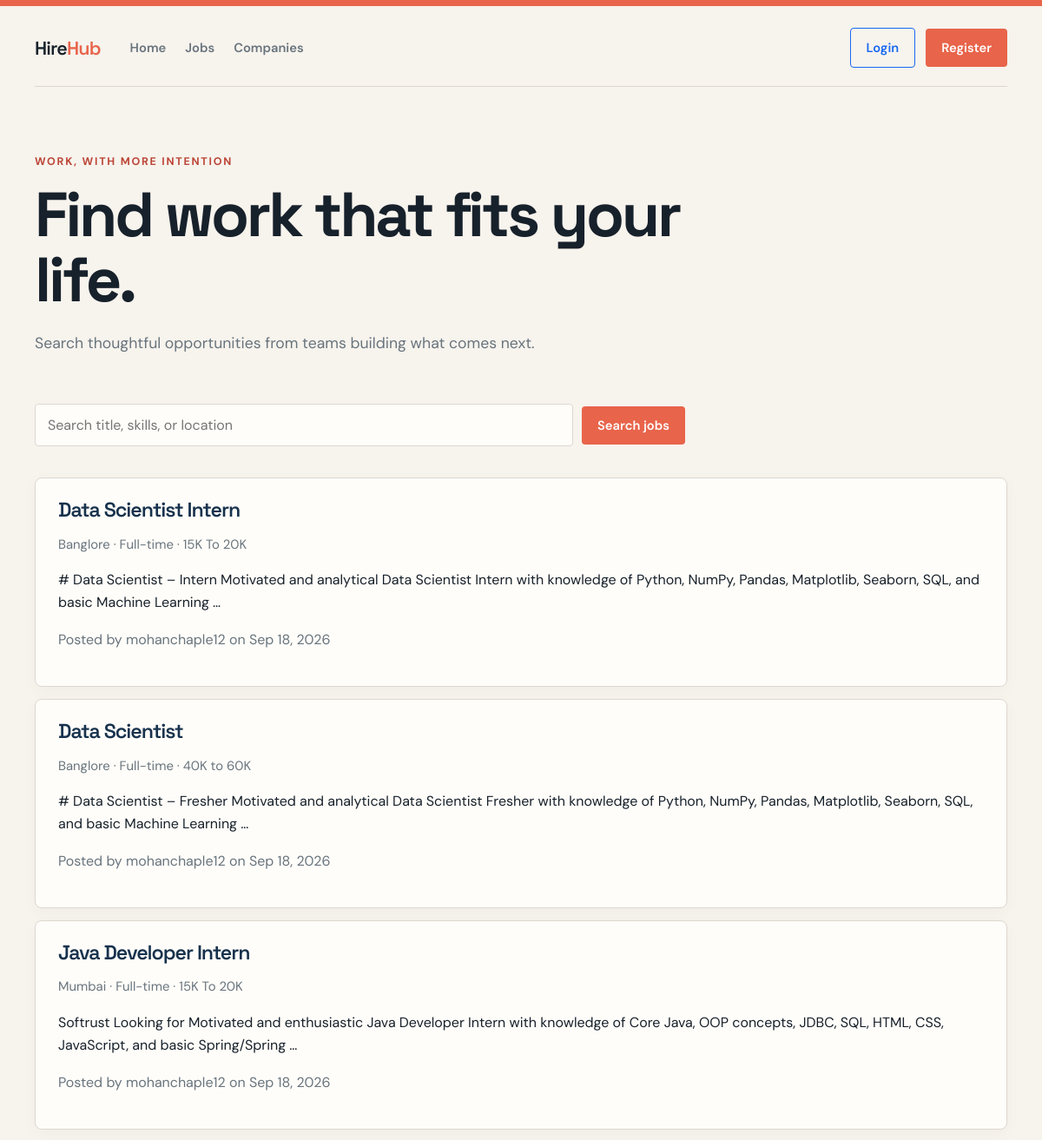
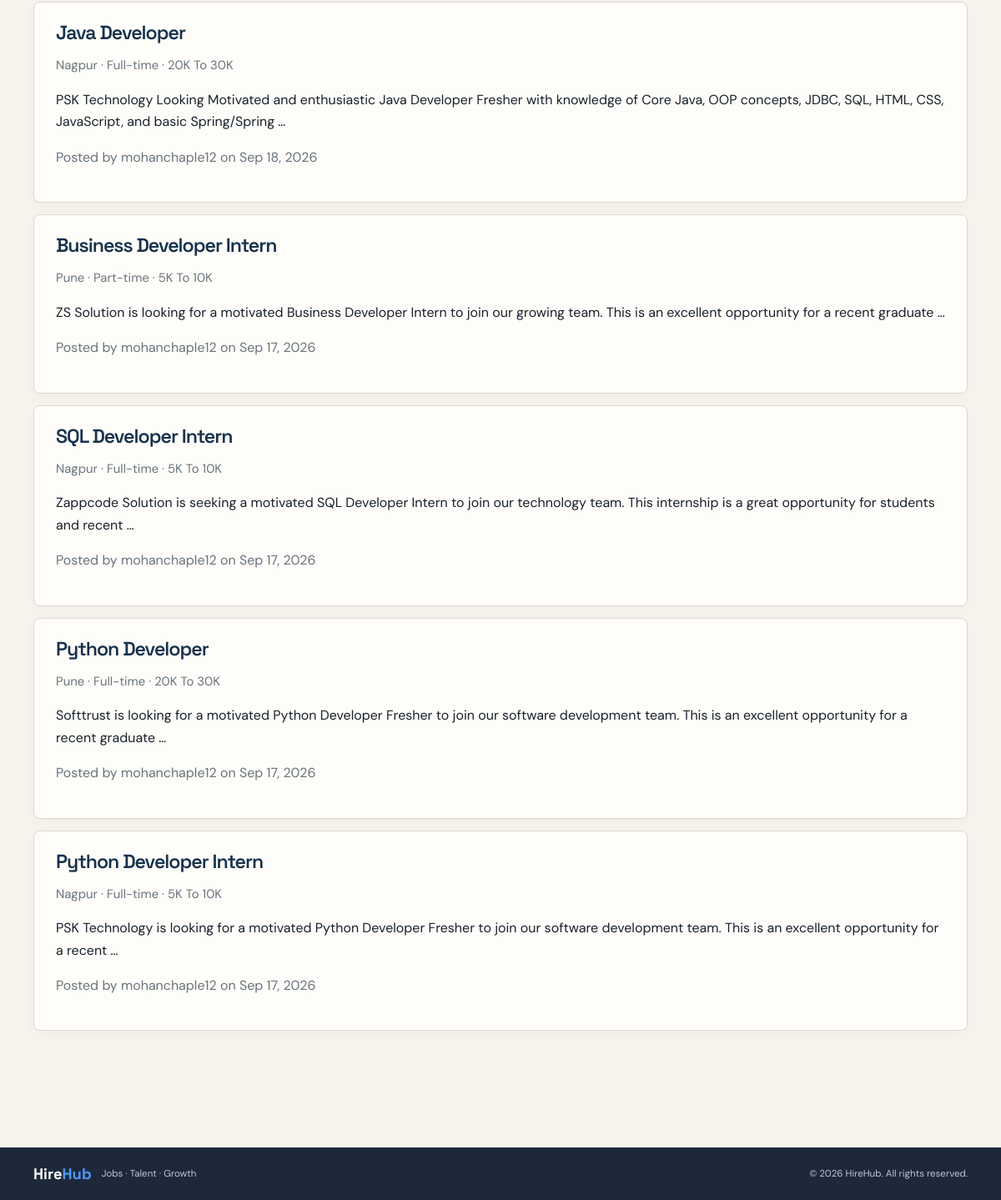
Screenshot of /jobs/ with the database file from the repository (2 pictures, top to bottom).
### jobs/models.py (models this page shows, shortened)
class Job(models.Model):
    EMPLOYMENT_CHOICES = [('full-time', 'Full-time'), ('part-time', 'Part-time'), ('contract', 'Contract')]
    employer = models.ForeignKey('auth.User', on_delete=models.CASCADE, related_name='posted_jobs')
    company = models.ForeignKey('companies.Company', on_delete=models.SET_NULL, null=True, blank=True, related_name='jobs')
    title = models.CharField(max_length=160)
    description = models.TextField()
    location = models.CharField(max_length=120)
    vacancies = models.PositiveIntegerField(default=1)
    employment_type = models.CharField(max_length=20, choices=EMPLOYMENT_CHOICES, default='full-time')
    salary = models.CharField(max_length=80, blank=True)
    created_at = models.DateTimeField(auto_now_add=True)
    is_active = models.BooleanField(default=True)
    class Meta:
        ordering = ['-created_at']

### jobs/views.py (the view)
# urls.py: path('', views.JobListView.as_view(), name='job_list'),
class JobListView(ListView):
	model = Job
	template_name = 'jobs/list.html'
	context_object_name = 'jobs'
	def get_queryset(self):
		query = self.request.GET.get('q', '').strip()
		jobs = Job.objects.filter(is_active=True).select_related('employer', 'company')
		if query:
			jobs = jobs.filter(
				Q(title__icontains=query)
				| Q(description__icontains=query)
				| Q(location__icontains=query)
			)
		return jobs
	def get_context_data(self, **kwargs):
		context = super().get_context_data(**kwargs)
		context['query'] = self.request.GET.get('q', '').strip()
		return context

### templates/jobs/list.html
{% extends 'base.html' %}
{% block content %}<section class="hero">
    <div>
        <p class="eyebrow">Work, with more intention</p>
        <h1>Find work that fits your life.</h1>
        <p class="lede">Search thoughtful opportunities from teams building what comes next.</p>
    </div>
</section>
<form class="search-bar" method="get"><input name="q" value="{{ query }}"
        placeholder="Search title, skills, or location"><button type="submit">Search jobs</button></form>
<section class="job-grid">{% for job in jobs %}<article class="job">
        <h2><a href="{% url 'job_detail' job.pk %}">{{ job.title }}</a></h2>
        <p class="job-meta">{{ job.location }} · {{ job.get_employment_type_display }}{% if job.salary %} · {{ job.salary }}{% endif %}</p>
        <p>{{ job.description|truncatewords:24 }}</p>
        <p class="muted">Posted by {{ job.employer.username }} on {{ job.created_at|date:"M j, Y" }}</p>
    </article>{% empty %}<p class="empty">No jobs matched your search.</p>{% endfor %}</section>{% endblock %}

### templates/base.html (shortened to what this page needs)
<!doctype html>
<html lang="en">
<head>
  {% load static %}
  <link rel="stylesheet" href="{% static 'css/app.css' %}">
</head>
<body>
  <nav class="site-nav shell">
    <a class="brand" href="{% url 'job_list' %}">Hire<span>Hub</span></a>
    {% if user.is_authenticated %}
      <a class="nav-link" href="{% url 'dashboard' %}">Dashboard</a>
      <a class="nav-link" href="{% url 'profile' %}">Profile</a>
      {% if user.profile.role == 'candidate' %}<a class="nav-link" href="{% url 'my_applications' %}">Applications</a>{% endif %}
      {% if user.profile.role == 'employer' %}<a class="nav-link" href="{% url 'candidate_directory' %}">Talent</a><a class="nav-link" href="{% url 'employer_applications' %}">Applicants</a>{% endif %}
      <div class="nav-actions">{% if user.profile.role == 'employer' %}<a class="button secondary" href="{% url 'company_manage' %}">Company</a><a class="button secondary" href="{% url 'manage_jobs' %}">Manage jobs</a>{% endif %}<form class="inline-form" method="post" action="{% url 'logout' %}">{% csrf_token %}<button class="button secondary" type="submit">Log out</button></form></div>
    {% else %}
      <a class="nav-link nav-home" href="{% url 'dashboard' %}">Home</a><a class="nav-link" href="{% url 'job_list' %}">Jobs</a><a class="nav-link" href="{% url 'company_list' %}">Companies</a><div class="nav-actions"><a class="button outline" href="{% url 'login' %}">Login</a><a class="button" href="{% url 'register' %}">Register</a></div>
    {% endif %}
  </nav>
  <main class="shell">{% for message in messages %}<p class="notice">{{ message }}</p>{% endfor %}{% block content %}{% endblock %}</main>
  <footer class="site-footer"><div class="shell"><strong>Hire<span>Hub</span></strong><small>Jobs · Talent · Growth</small><small>© 2026 HireHub. All rights reserved.</small></div></footer>
</body>
</html>

### static/css/app.css (style rules this page uses)
:root { --ink: #17212b; --muted: #68747d; --paper: #f7f3ed; --surface: #fffdf9; --line: #ddd8cf; --navy: #17324d; --coral: #e8644a; --coral-dark: #bc4637; --mint: #d8eee2; --shadow: 0 16px 40px rgba(23, 33, 43, .08); --blue: #1768f2; --blue-soft: #eef6ff; --green: #15966d; }
* { box-sizing: border-box; }
body { margin: 0; background: var(--paper); color: var(--ink); font-family: 'DM Sans', sans-serif; }
body::before { content: ''; display: block; height: 7px; background: var(--coral); }
a { color: var(--navy); font-weight: 600; text-decoration-thickness: 2px; text-underline-offset: 3px; }
.shell { width: min(1120px, calc(100% - 40px)); margin: 0 auto; }
.site-nav { display: flex; align-items: center; gap: 22px; padding: 25px 0 21px; border-bottom: 1px solid var(--line); }
.brand { color: var(--ink); font-family: 'Space Grotesk', sans-serif; font-size: 1.35rem; letter-spacing: -.04em; text-decoration: none; margin-right: 12px; }
.brand span { color: var(--coral); }
.nav-link { color: var(--muted); font-size: .92rem; text-decoration: none; }
.nav-actions { display: flex; align-items: center; gap: 12px; margin-left: auto; }
main { padding: 64px 0 90px; }
h1, h2, h3 { font-family: 'Space Grotesk', sans-serif; letter-spacing: -.045em; line-height: 1.05; }
h1 { font-size: clamp(2.5rem, 6vw, 5.2rem); max-width: 780px; margin: 0 0 20px; }
h2 { font-size: 1.45rem; margin: 0 0 9px; }
p { line-height: 1.65; }
.lede { max-width: 650px; color: var(--muted); font-size: 1.1rem; }
.hero { display: grid; grid-template-columns: 1fr auto; align-items: end; gap: 30px; margin-bottom: 38px; }
.eyebrow { color: var(--coral-dark); font-size: .78rem; font-weight: 700; letter-spacing: .14em; text-transform: uppercase; }
.search-bar { display: flex; gap: 10px; align-items: center; margin: 28px 0 36px; }
.search-bar input { flex: 1; margin: 0; }
.job-grid { display: grid; gap: 14px; }
.job { background: var(--surface); border: 1px solid var(--line); border-radius: 8px; box-shadow: 0 5px 18px rgba(23, 33, 43, .03); padding: 24px 26px; transition: transform .18s ease, box-shadow .18s ease; }
.job h2 a { text-decoration: none; }
.job-meta { color: var(--muted); font-size: .93rem; }
.muted { color: var(--muted); }
button, .button { display: inline-flex; align-items: center; justify-content: center; border: 0; border-radius: 4px; background: var(--coral); color: white; cursor: pointer; font: 600 .92rem 'DM Sans', sans-serif; padding: 12px 18px; text-decoration: none; transition: background .18s ease, transform .18s ease; }
.button.outline { background: transparent; border: 1px solid var(--blue); color: var(--blue); }
input, textarea, select { width: 100%; max-width: 620px; background: var(--surface); border: 1px solid var(--line); border-radius: 4px; color: var(--ink); font: 1rem 'DM Sans', sans-serif; padding: 13px 14px; margin: 7px 0 18px; }
.site-footer { background: #1d293b; color: white; margin-top: 50px; padding: 20px 0; }
.site-footer .shell { display: flex; align-items: center; gap: 12px; }
.site-footer strong { font-family: 'Space Grotesk', sans-serif; font-size: 1.15rem; }
.site-footer strong span { color: #4e9aff; }
.site-footer small { color: #bcc8d8; font-size: .72rem; }
.site-footer small:last-child { margin-left: auto; }

### rows the page displays
Job: title "Data Scientist Intern", location "Banglore", employment_type "Full-time", salary "15K To 20K", description "# Data Scientist – Intern Motivated and analytical Data Scientist Intern with knowledge of Python, NumPy, Pandas, Matplotlib, Seaborn, SQL, and basic Machine Learning …", employer.username "mohanchaple12", created_at "Sep 18, 2026"
Job: title "Data Scientist", location "Banglore", employment_type "Full-time", salary "40K to 60K", description "# Data Scientist – Fresher Motivated and analytical Data Scientist Fresher with knowledge of Python, NumPy, Pandas, Matplotlib, Seaborn, SQL, and basic Machine Learning …", employer.username "mohanchaple12", created_at "Sep 18, 2026"
Job: title "Java Developer Intern", location "Mumbai", employment_type "Full-time", salary "15K To 20K", description "Softrust Looking for Motivated and enthusiastic Java Developer Intern with knowledge of Core Java, OOP concepts, JDBC, SQL, HTML, CSS, JavaScript, and basic Spring/Spring …", employer.username "mohanchaple12", created_at "Sep 18, 2026"
Job: title "Java Developer", location "Nagpur", employment_type "Full-time", salary "20K To 30K", description "PSK Technology Looking Motivated and enthusiastic Java Developer Fresher with knowledge of Core Java, OOP concepts, JDBC, SQL, HTML, CSS, JavaScript, and basic Spring/Spring …", employer.username "mohanchaple12", created_at "Sep 18, 2026"
Job: title "Business Developer Intern", location "Pune", employment_type "Part-time", salary "5K To 10K", description "ZS Solution is looking for a motivated Business Developer Intern to join our growing team. This is an excellent opportunity for a recent graduate …", employer.username "mohanchaple12", created_at "Sep 17, 2026"
Job: title "SQL Developer Intern", location "Nagpur", employment_type "Full-time", salary "5K To 10K", description "Zappcode Solution is seeking a motivated SQL Developer Intern to join our technology team. This internship is a great opportunity for students and recent …", employer.username "mohanchaple12", created_at "Sep 17, 2026"
Job: title "Python Developer", location "Pune", employment_type "Full-time", salary "20K To 30K", description "Softtrust is looking for a motivated Python Developer Fresher to join our software development team. This is an excellent opportunity for a recent graduate …", employer.username "mohanchaple12", created_at "Sep 17, 2026"
Job: title "Python Developer Intern", location "Nagpur", employment_type "Full-time", salary "5K To 10K", description "PSK Technology is looking for a motivated Python Developer Fresher to join our software development team. This is an excellent opportunity for a recent …", employer.username "mohanchaple12", created_at "Sep 17, 2026"
